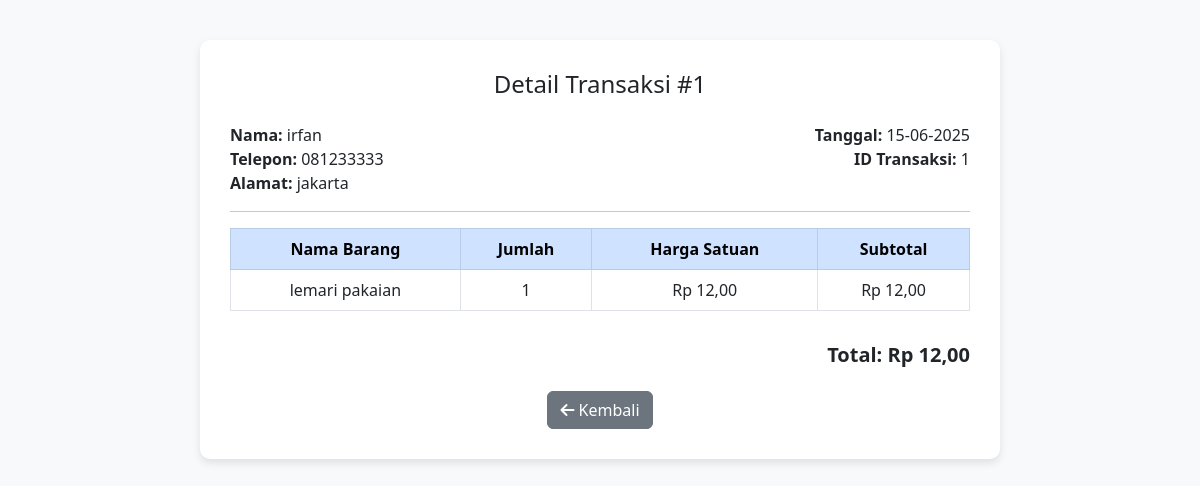
Page /aplikasi-koperasi/transaksi/detail_transaksi.php?id=1 on the committed database.
### tables this page shows
CREATE TABLE `transaksi` (
  `id_transaksi` int(11) NOT NULL,
  `id_pelanggan` int(11) DEFAULT NULL,
  `id_petugas` int(11) DEFAULT NULL,
  `tanggal` date DEFAULT NULL,
  `total_harga` decimal(10,2) DEFAULT NULL
);

CREATE TABLE `pelanggan` (
  `id_pelanggan` int(11) NOT NULL,
  `nama` varchar(100) DEFAULT NULL,
  `alamat` text DEFAULT NULL,
  `telepon` varchar(15) DEFAULT NULL
);

CREATE TABLE `detail_transaksi` (
  `id_detail` int(11) NOT NULL,
  `id_transaksi` int(11) DEFAULT NULL,
  `id_barang` int(11) DEFAULT NULL,
  `jumlah` int(11) DEFAULT NULL,
  `subtotal` decimal(10,2) DEFAULT NULL
);

CREATE TABLE `barang` (
  `id_barang` int(11) NOT NULL,
  `nama_barang` varchar(100) DEFAULT NULL,
  `harga` decimal(10,2) DEFAULT NULL,
  `stok` int(11) DEFAULT NULL
);

### aplikasi-koperasi/transaksi/detail_transaksi.php (the view, shortened to what this page needs)
<?php
include '../config.php';
$id_transaksi = $_GET['id'];
$query = "SELECT t.id_transaksi, p.nama, p.telepon, p.alamat, t.total_harga, t.tanggal
          FROM transaksi t
          JOIN pelanggan p ON t.id_pelanggan = p.id_pelanggan
          WHERE t.id_transaksi = '$id_transaksi'";
$result = mysqli_query($conn, $query);
$transaksi = mysqli_fetch_assoc($result);
$detailQuery = "SELECT b.nama_barang, dt.jumlah, dt.subtotal
                FROM detail_transaksi dt
                JOIN barang b ON dt.id_barang = b.id_barang
                WHERE dt.id_transaksi = '$id_transaksi'";
$detailResult = mysqli_query($conn, $detailQuery);
?>
<!DOCTYPE html>
<html lang="en">
<head>
    <link href="https://cdn.jsdelivr.net/npm/bootstrap@5.3.0-alpha3/dist/css/bootstrap.min.css"  rel="stylesheet">
    <link rel="stylesheet" href="https://cdnjs.cloudflare.com/ajax/libs/font-awesome/6.4.0/css/all.min.css">
</head>
<body>
<div class="invoice-box">
    <h4 class="text-center mb-4">Detail Transaksi #<?= $transaksi['id_transaksi'] ?></h4>
    <div class="row mb-3">
        <div class="col-md-6">
            <strong>Nama:</strong> <?= htmlspecialchars($transaksi['nama']) ?><br>
            <strong>Telepon:</strong> <?= htmlspecialchars($transaksi['telepon']) ?><br>
            <strong>Alamat:</strong> <?= htmlspecialchars($transaksi['alamat']) ?>
        </div>
        <div class="col-md-6 text-md-end">
            <strong>Tanggal:</strong> <?= date("d-m-Y", strtotime($transaksi['tanggal'])) ?><br>
            <strong>ID Transaksi:</strong> <?= $transaksi['id_transaksi'] ?>
        </div>
    </div>
    <hr>
    <div class="table-responsive">
        <table class="table table-bordered text-center">
            <thead class="table-primary">
                <tr>
                    <th>Nama Barang</th>
                    <th>Jumlah</th>
                    <th>Harga Satuan</th>
                    <th>Subtotal</th>
                </tr>
            </thead>
            <tbody>
                <?php while ($detail = mysqli_fetch_assoc($detailResult)): ?>
                    <tr>
                        <td><?= htmlspecialchars($detail['nama_barang']) ?></td>
                        <td><?= $detail['jumlah'] ?></td>
                        <td>Rp <?= number_format($detail['subtotal'] / $detail['jumlah'], 2, ',', '.') ?></td>
                        <td>Rp <?= number_format($detail['subtotal'], 2, ',', '.') ?></td>
                    </tr>
                <?php endwhile; ?>
            </tbody>
        </table>
    </div>
    <div class="text-end mt-3">
        <h5><strong>Total: Rp <?= number_format($transaksi['total_harga'], 2, ',', '.') ?></strong></h5>
    </div>
    <div class="mt-4 text-center">
        <a href="list_transaksi.php" class="btn btn-secondary"><i class="fas fa-arrow-left"></i> Kembali</a>
    </div>
</div>
</body>
</html>

### aplikasi-koperasi/transaksi/detail_transaksi.php (style rules this page uses)
body { background-color: #f8f9fa; }
.invoice-box { max-width: 800px; margin: 40px auto; padding: 30px; background: #fff; border-radius: 10px; box-shadow: 0 4px 8px rgba(0, 0, 0, 0.1); }

### rows in the picture
transaksi: id_transaksi "1", id_pelanggan.nama "irfan", id_pelanggan.telepon "081233333", id_pelanggan.alamat "jakarta", tanggal "15-06-2025", total_harga "12,00"
detail_transaksi: id_barang.nama_barang "lemari pakaian", jumlah "1", $detail['subtotal'] / $detail['jumlah'] "12,00", subtotal "12,00"
